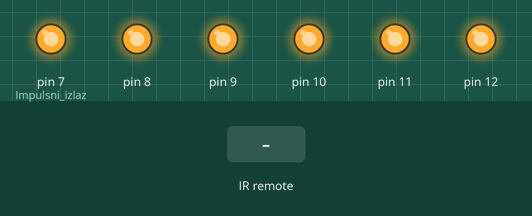
Bench run of a sketch on a simulated Arduino Uno, built with avr-gcc and run on an emulated ATmega328P. Shown: output pins drawn as LEDs (lit = HIGH). The inputs (shaded band) are chosen by the test bench. What the sketch prints to the serial monitor is not drawn.

Above: at 1.2 s.
1.3 s: infrared code 0xFFC554 received
At 2.5 s:
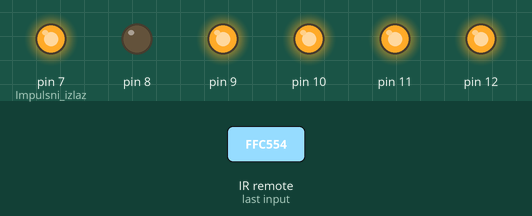
2.8 s: infrared code 0xFFC551 received
At 3.9 s:
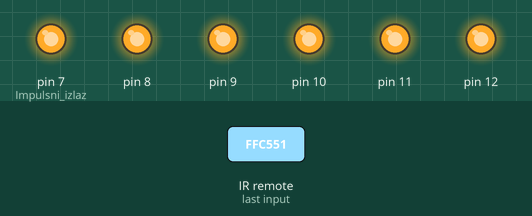
4.3 s: infrared code 0xFFD154 received
At 5.0 s:
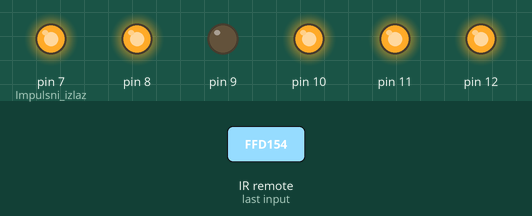
5.8 s: infrared code 0xFFD454 received
At 6.2 s:
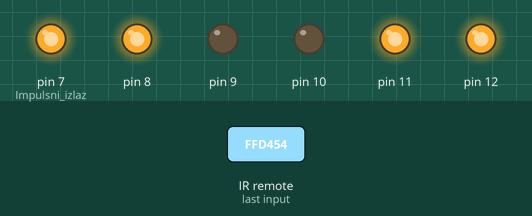
7.3 s: infrared code 0xFFD151 received
At 8.5 s:
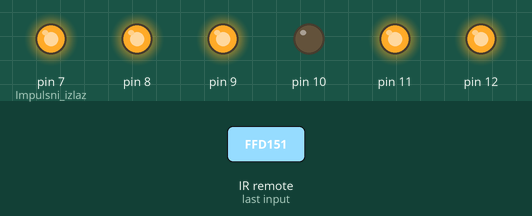
8.8 s: infrared code 0xFFD514 received
At 9.7 s:
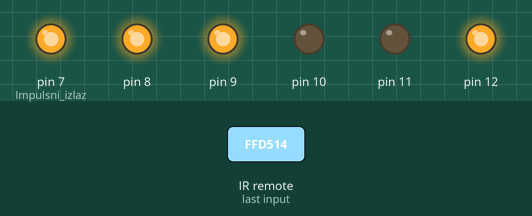
Timing chart, 0 to 11.3 s (numbered marks = the images above; inputs shaded):
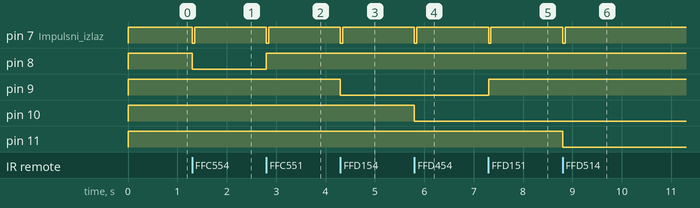

The sketch:

RF_Prijemnik_NANO_Dvoriste.ino
```cpp
/*
  Simple example for receiving
  https://github.com/sui77/rc-switch/
*/

#include <RCSwitch.h>

RCSwitch mySwitch = RCSwitch();

void blink() {

    digitalWrite(7, LOW);
    delay(50);
    digitalWrite(7, HIGH);
}


void setup() {

  pinMode(7, OUTPUT);     // Impulsni izlaz
  pinMode(8, OUTPUT);     //A
  pinMode(9, OUTPUT);     //B
  pinMode(10, OUTPUT);    //C
  pinMode(11, OUTPUT);    //D
  pinMode(12, OUTPUT);    //E

  digitalWrite(7, HIGH);
  digitalWrite(8, HIGH);
  digitalWrite(9, HIGH);
  digitalWrite(10, HIGH);
  digitalWrite(11, HIGH);
  digitalWrite(12, HIGH);

  Serial.begin(9600);

  mySwitch.enableReceive(1);  // Receiver on interrupt 0 => that is pin #2

  pinMode(3, INPUT_PULLUP); // RF-ulaz
}

void loop() {
  if (mySwitch.available()) {

    int value = mySwitch.getReceivedValue();

    if (value == 0) {
      Serial.print("Unknown encoding");
    } else {
      Serial.print("Received ");
      Serial.println( mySwitch.getReceivedValue() );
//      Serial.print(" / ");
//      Serial.print( mySwitch.getReceivedBitlength() );
//      Serial.print("bit ");
//      Serial.print("Protocol: ");
//      Serial.println( mySwitch.getReceivedProtocol() );

      switch (value) {
    case 16762196:            //AAAAAAAAAAAAAAAAA
         digitalWrite(8,LOW);
         Serial.print("A-ON ");
         blink();
      break;
    case 16762193:
         digitalWrite(8,HIGH);
         Serial.print("A-OFF ");
         blink();
      break;
    case 16765268:            //BBBBBBBBBBBBBBBBB
         digitalWrite(9,LOW);
         Serial.print("B-ON ");
         blink();
      break;
    case 16765265:
         digitalWrite(9,HIGH);
         Serial.print("B-OFF ");
         blink();
    break;

  case 16766036:              //CCCCCCCCCCCCCCCCCC
         digitalWrite(10,LOW);
         Serial.print("C-ON");
         blink();
      break;
    case 16766033:
         digitalWrite(10,HIGH);
         Serial.print("C-OFF");
         blink();
    break;

  case 16766228:            //DDDDDDDDDDDDDDDDDDDDDD
         digitalWrite(11,LOW);
         Serial.print("D-ON ");
         blink();
      break;
    case 16766225:
         digitalWrite(11,HIGH);
         Serial.print("D-OFF ");
         blink();
    break;

  case 16766276:            //EEEEEEEEEEEEEEEEEEEEEEEE
         digitalWrite(12,LOW);
         Serial.print("E-ON ");
         blink();
      break;
    case 16766273:
         digitalWrite(12,HIGH);
         Serial.print("E-OFF ");
         blink();
    break;

  }
      }

    mySwitch.resetAvailable();

    delay(500);
  }
}
```

Measured:
- after the input at 1.3 s, pin 7 (Impulsni_izlaz): HIGH → LOW at once, → HIGH 0.05 s later; pin 8: HIGH → LOW at once
- after the input at 2.8 s, pin 7 (Impulsni_izlaz): HIGH → LOW at once, → HIGH 0.05 s later; pin 8: LOW → HIGH at once
- after the input at 4.3 s, pin 7 (Impulsni_izlaz): HIGH → LOW at once, → HIGH 0.05 s later; pin 9: HIGH → LOW at once
- after the input at 5.8 s, pin 7 (Impulsni_izlaz): HIGH → LOW at once, → HIGH 0.05 s later; pin 10: HIGH → LOW at once
- after the input at 7.3 s, pin 7 (Impulsni_izlaz): HIGH → LOW at once, → HIGH 0.05 s later; pin 9: LOW → HIGH at once
- after the input at 8.8 s, pin 7 (Impulsni_izlaz): HIGH → LOW at once, → HIGH 0.05 s later; pin 11: HIGH → LOW at once
